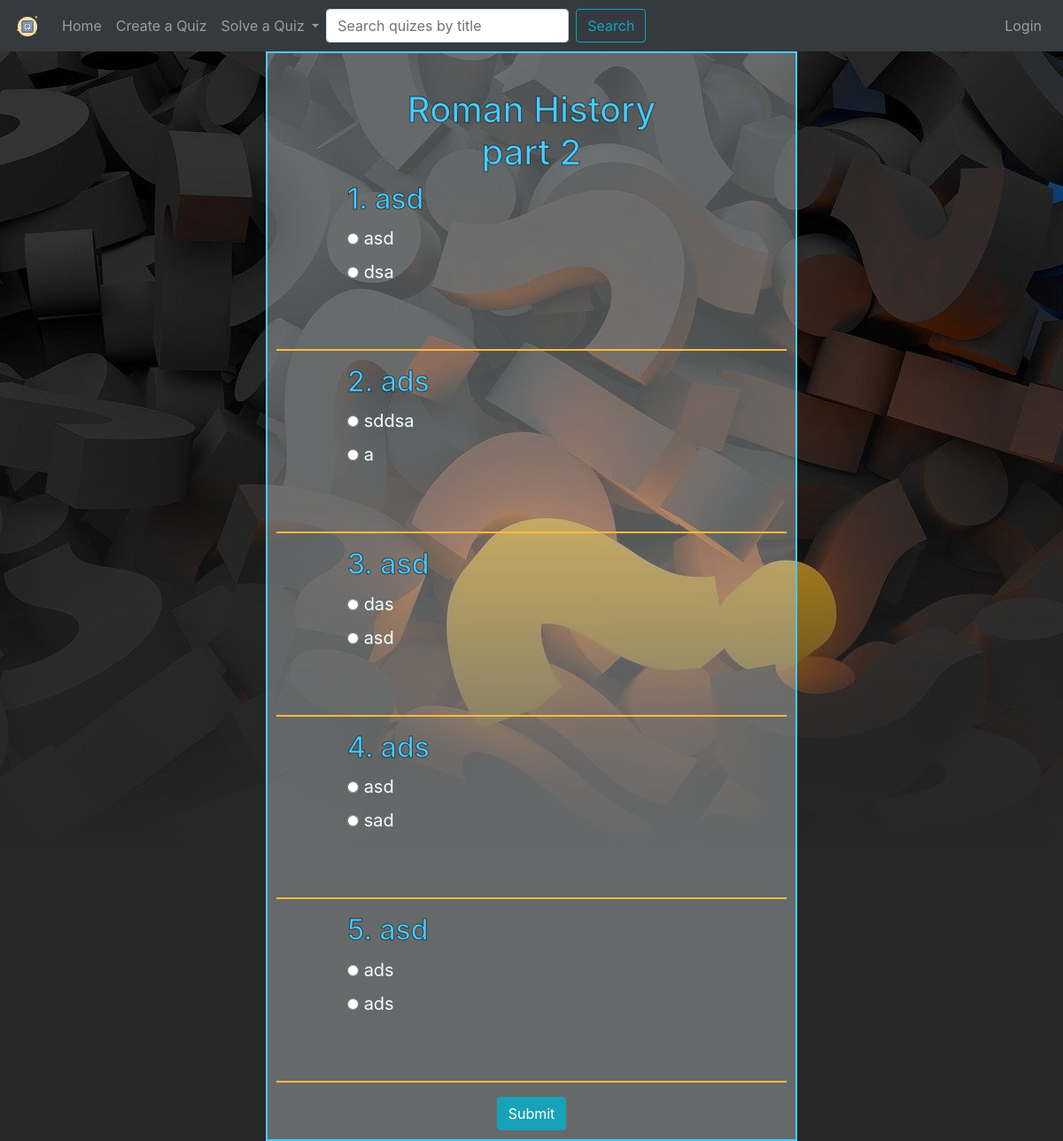
/solve-quiz/124/, run on the app's committed database.
### quiz/models.py (models this page shows, shortened)
class Quiz(models.Model):
    choices = (
        ('history', "History"),
        ('geography', "Geography"),
        ('sports', "Sports"),
        ('entertainment', "Entertainment"),
        ('music', "Music"),
        ('language', "Language"),
        ('gaming', "Gaming"),
        ('other', "Other"),
    )
    title = models.CharField(max_length=40, unique=True, blank=False)
    description = models.CharField(max_length=100, blank=False)
    category = models.CharField(max_length=20, choices = choices)
    created = models.DateTimeField(auto_now_add=True)
    created_by = models.ForeignKey(settings.AUTH_USER_MODEL, null=True, on_delete=models.SET_NULL)
    rating = models.IntegerField(default=0)
    class Meta:
        verbose_name_plural = "Quizes"

class Question(models.Model):
    text = models.CharField(max_length=150, blank=False)
    quiz = models.ForeignKey(Quiz, on_delete=models.CASCADE)

class Choice(models.Model):
    choice = models.CharField(max_length=60, blank=False)
    is_right = models.BooleanField(default=False)
    question = models.ForeignKey(Question, on_delete=models.CASCADE)
    def __str__(self):
        return self.choice

### quiz/views.py (the view)
# urls.py: path('solve-quiz/<str:pk>/', views.solveQuizPage, name='solvequiz'),
def solveQuizPage(request, pk):
	if request.method == 'POST':
		choices = Choice.objects.filter(question__quiz_id=pk)
		quiz = Quiz.objects.get(id=pk)
		questions = Question.objects.filter(quiz=pk)
		score=0
		for pair in request.POST.items():
			if pair[0].isnumeric() and pair[1].isnumeric():
				question = Question.objects.get(id=int(pair[0]))
				if question.quiz == quiz:
					correct_answer=choices.filter(question=question).get(is_right=True)
					if int(pair[1]) == correct_answer.id:
						score += 1
		if request.user.is_authenticated:
			userscore = UserQuizPoints(user=request.user, quiz=quiz, points=score)
			userscore.save()
		messages.add_message(request, messages.SUCCESS, f'You scored {score}/{questions.count()} points!')
		return redirect('quiz', pk=pk)
	else:
		pass
	quiz = Quiz.objects.get(id=pk)
	name = quiz.title
	questions = Question.objects.filter(quiz=pk)
	choices = Choice.objects.filter(question__quiz_id=pk)
	question_number=questions.first().id - 1
	for question in questions:
		question.number = question.id - question_number
	context = {'quiz': quiz, 'questions':questions, 'choices':choices, 'form1':QuizSolveForm, 'number':question_number}
	return render(request, 'quiz/solve_quiz.html', context)

### quiz/templates/quiz/solve_quiz.html (shortened to what this page needs)
{%extends './basetemp.html' %}
{% block content %}
  <div class="centered">
    <div style="margin: auto; width:50%; text-align: center;">
      <h1 class="question-text">{{quiz.title}}</h1>
    </div>
    <form action="" method="POST">
      {%for question in questions%}
      <fieldset class="form-group">
          <h2 class="question-text">{{question.number}}. {{question.text}}</h2>
          <ol type="A" class="label-class" style="padding-left: 0;">
            {% for choice in choices %}
              {% if choice.question == question %}
                <div class="form-check" style="padding-left: 0;">
                  <input type="radio" id="{{choice}}" value="{{choice.id}}" name={{question.id}}>
                  <label for="{{choice}}" id="{{choice}}label">{{choice}}</label>
                </div>
              {% endif %}
            {% endfor %}
          </ol>
      </fieldset>
      {% endfor %}
      <div style="margin: auto; width: 50%; text-align: center;">
        <input class="btn btn-info" type="submit" name="Submit">
      </div>
  </div>
{% endblock %}

### quiz/static/quiz/style.css (style rules this page uses)
.centered { margin: auto; width: 50%; border: 2px solid rgb(73, 203, 255); padding: 10px; background: rgba(239, 247, 248, 0.315); padding-top: 40px; }
body { background-image: url("images/question.jpg"); background-color: rgb(39, 39, 39); background-repeat: no-repeat; }
.form-group { border-bottom: 2px solid rgb(255, 187, 61); padding: 0px 5em 3em 5em; }
.label-class { font-size: 20px; color: azure; }
.question-text { color: rgb(73, 203, 255); margin: auto; -webkit-text-stroke: 1px rgba(0, 0, 0, 0.555); padding-bottom: 10px; }

### data on the page
Quiz: title "Roman History part 2"
Question: number "1", text "asd"
Choice: choice "asd"
Choice: choice "dsa"
Question: number "2", text "ads"
Choice: choice "sddsa"
Choice: choice "a"
Question: number "3", text "asd"
Choice: choice "das"
Choice: choice "asd"
Question: number "4", text "ads"
Choice: choice "asd"
Choice: choice "sad"
Question: number "5", text "asd"
Choice: choice "ads"
Choice: choice "ads"
